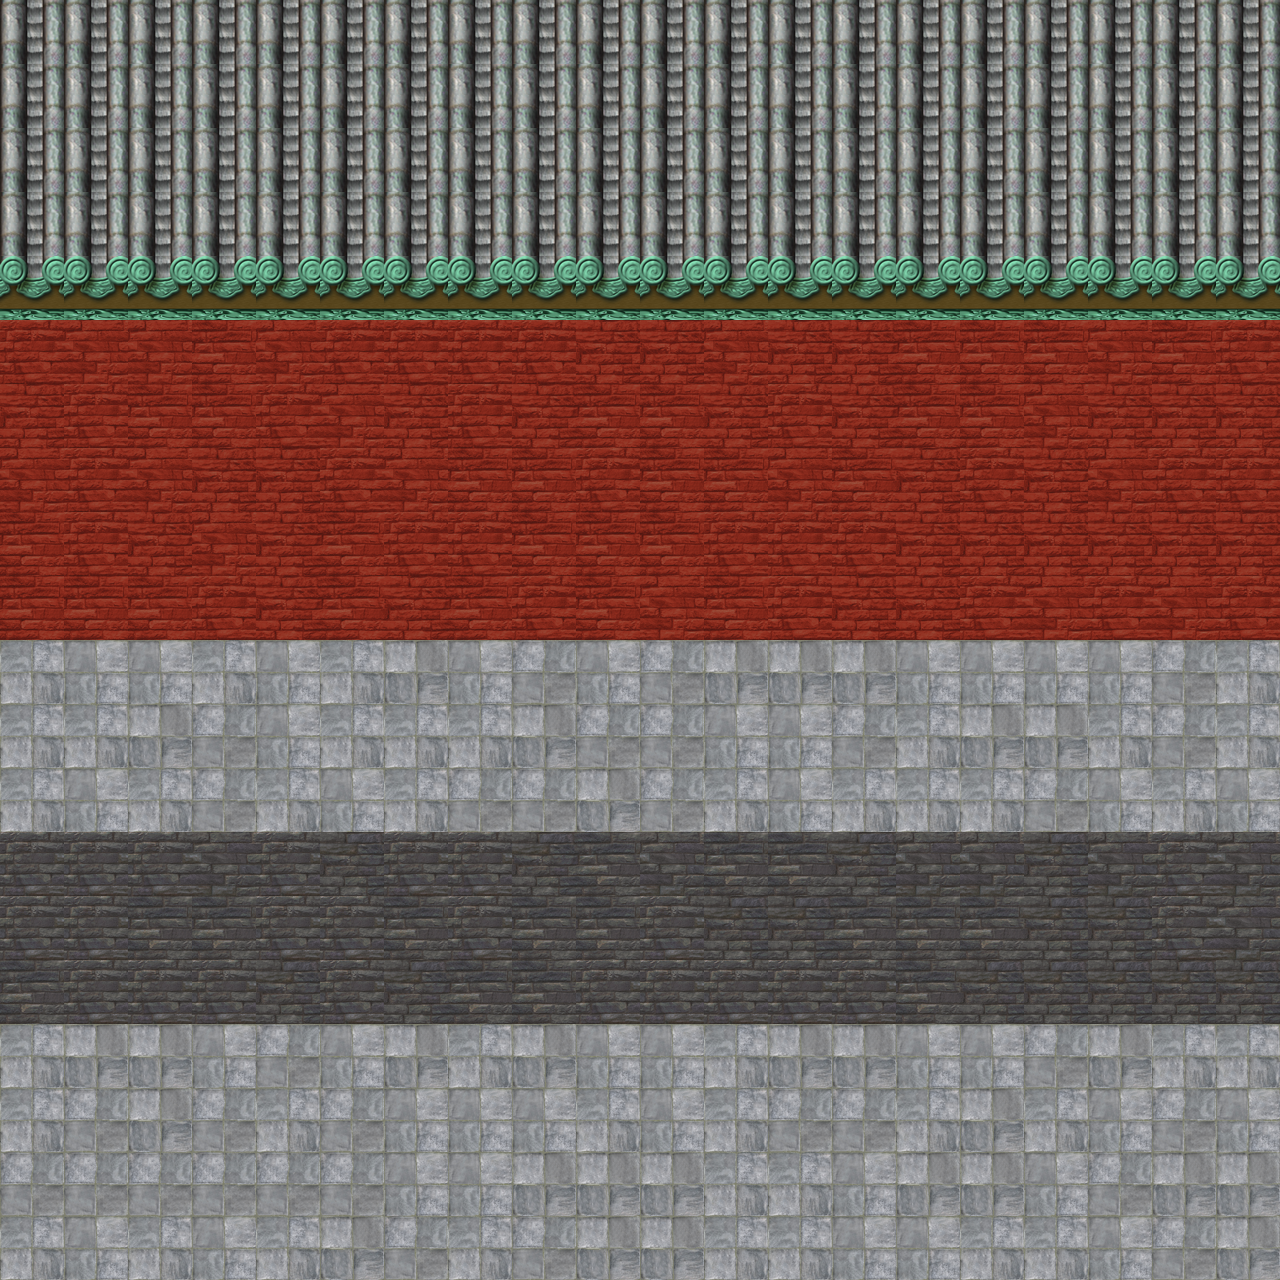

A 2D game scene composited from a Tiled map and its tileset images. What follows is a short description and the map's XML, with each tile layer's data collapsed to a summary:
An orthogonal 20x20 tile map with 64x64 px tiles, 5 tile layers (ground2, ledge wall, ledge2, brick wall, ...), 2 hidden layers not drawn, 6 tilesets and 2 objects (window).

<map version="1.0" orientation="orthogonal" width="20" height="20" tilewidth="64" tileheight="64">
 <tileset firstgid="1" name="ground_64" tilewidth="64" tileheight="64">
  <image source="ground_64.png" width="256" height="256" />
 </tileset>
 <tileset firstgid="17" name="rooftiles_64" tilewidth="64" tileheight="64">
  <image source="rooftiles_64.png" width="256" height="256" />
 </tileset>
 <tileset firstgid="33" name="roofedge_64" tilewidth="64" tileheight="64">
  <properties>
   <property name="vertical" value="1" />
  </properties>
  <image source="roofedge_64.png" width="256" height="256" />
  <tile id="0">
   <properties>
    <property name="vevrtical" value="1" />
   </properties>
  </tile>
 </tileset>
 <tileset firstgid="49" name="bricksred_64" tilewidth="64" tileheight="64">
  <properties>
   <property name="vertical" value="1" />
  </properties>
  <image source="bricksred_64.png" width="128" height="128" />
 </tileset>
 <tileset firstgid="53" name="bricksgray2_64" tilewidth="64" tileheight="64">
  <image source="bricksgray2_64.png" width="128" height="128" />
 </tileset>
 <tileset firstgid="57" name="stairs_64" tilewidth="64" tileheight="64">
  <image source="stairs_64.png" width="128" height="128" />
 </tileset>
 <layer name="ground" width="20" height="20" visible="0">
  <data>[400 cells, 80 non-empty, 3 distinct tile ids]</data>
 </layer>
 <layer name="ground2" width="20" height="20">
  <data>[400 cells, 80 non-empty, 4 distinct tile ids]</data>
 </layer>
 <layer name="ledge wall" width="20" height="20">
  <data>[400 cells, 60 non-empty, 4 distinct tile ids]</data>
 </layer>
 <layer name="ledge" width="20" height="20" visible="0">
  <data>[400 cells, 60 non-empty, 5 distinct tile ids]</data>
 </layer>
 <layer name="ledge2" width="20" height="20">
  <data>[400 cells, 60 non-empty, 4 distinct tile ids]</data>
 </layer>
 <layer name="brick wall" width="20" height="20">
  <data>[400 cells, 120 non-empty, 4 distinct tile ids]</data>
 </layer>
 <layer name="roof" width="20" height="20">
  <data>[400 cells, 100 non-empty, 2 distinct tile ids]</data>
 </layer>
 <objectgroup name="Object Layer 1" width="20" height="20">
  <object name="window" x="631" y="365" width="8192" height="8192">
   <properties>
    <property name="vertical" value="1" />
   </properties>
   <polygon points="1,3 -74,67 -73,164 155,161 152,57 76,2" />
  </object>
  <object x="503" y="829" width="353" height="387" />
 </objectgroup>
</map>